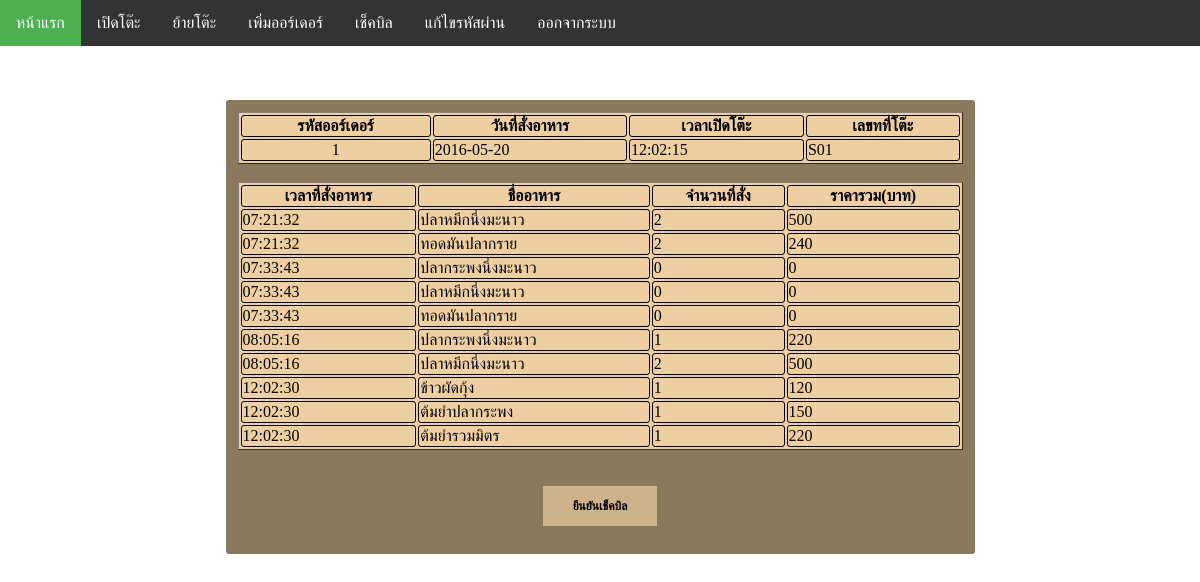
/sermmit/showbillmenu.php?orderID=1&orderDate=2016-05-20, run on the app's committed database.
### tables this page shows
CREATE TABLE `ordertype` (
  `order_id` int(5) NOT NULL,
  `order_date` date NOT NULL,
  `open_date` time NOT NULL,
  `table_id` varchar(4) NOT NULL,
  `saleq` char(1) NOT NULL,
  `suma` int(10) NOT NULL,
  `sumo` int(10) NOT NULL
);

CREATE TABLE `foodorderinpput` (
  `order_id` int(5) NOT NULL,
  `date_input` time NOT NULL,
  `date` date NOT NULL,
  `numfood` int(5) NOT NULL,
  `food_id` varchar(4) NOT NULL,
  `foodname` varchar(20) NOT NULL,
  `price_sum` int(10) NOT NULL
);

CREATE TABLE `foodmenu` (
  `food_id` int(4) NOT NULL,
  `food_name` varchar(50) NOT NULL,
  `food_price` int(11) NOT NULL,
  `type_id` int(10) NOT NULL
);

### sermmit/showbillmenu.php (the view, shortened to what this page needs)
<html>
<head>
</head>
<body>
  <ul>
	<li><a class="active" href="user_page.php">หน้าแรก</a></li>
	<li><a href="startorder.php">เปิดโต๊ะ</a></li>
	<li><a href="">ย้ายโต๊ะ</a></li>
	<li><a href="foodorder.php">เพิ่มออร์เดอร์</a></li>
	<li ><a href="showbill.php">เช็คบิล</a></li>
	 <li ><a href="edit_profile_cash.php">แก้ไขรหัสผ่าน</a></li>
	<li><a href="logout.php">ออกจากระบบ</a></li>
</ul>
<div class="container" id="section">
<form action="completeorder.php?orderID=<?php echo $_GET["orderID"];?>&orderDate=<?php echo $_GET["orderDate"];?>" name="frmEdit" method="post">
<?php
$strSQL = 'select * from ordertype Where order_id = '.$_GET['orderID'].' AND order_date = "'.$_GET['orderDate'].'"' ;
$objQuery = mysql_query($strSQL) or die ("Error Query [".$strSQL."]");
?>
<table width="600" border="1">
  <tr>
	<th> <div align="center">รหัสออร์เดอร์ </div></th>
    <th > <div align="center">วันที่สั่งอาหาร</div></th>
	<th > <div align="center">เวลาเปิดโต๊ะ</div></th>
	<th > <div align="center">เลขทที่โต๊ะ</div></th>
  </tr>
  <?php
while($objResult = mysql_fetch_array($objQuery))
{
?>
  <tr>
    <td><div align="center"><?php echo $objResult["order_id"];?></div></td>
    <td><?php echo $objResult["order_date"];?></td>
	<td><?php echo $objResult["open_date"];?></td>
	<td><?php echo $objResult["table_id"];?></td>
  </tr>
  <?php
}
?>
  </table>
<br />
<?php
$strSQL = "SELECT foodorderinpput.date_input, foodorderinpput.numfood, foodorderinpput.price_sum , foodorderinpput.food_id , foodmenu.food_name
FROM foodorderinpput INNER JOIN foodmenu ON foodorderinpput.food_id=foodmenu.food_id WHERE order_id = '".$_GET["orderID"]."'";
$objQuery = mysql_query($strSQL) or die ("Error Query [".$strSQL."]");
?>
<table width="600" border="1">
  <tr>
    <th > <div align="center">เวลาที่สั่งอาหาร</div></th>
    <th > <div align="center">ชื่ออาหาร</div></th>
	<th > <div align="center">จำนวนที่สั่ง</div></th>
	<th > <div align="center">ราคารวม(บาท)</div></th>
  </tr>
  <?php
while($objResult = mysql_fetch_array($objQuery))
{
?>
  <tr>
    <td><?php echo $objResult["date_input"];?></td>
      <td><?php echo $objResult["food_name"];?></td>
	<td><?php echo $objResult["numfood"];?></td>
	<td><?php echo $objResult["price_sum"];?></td>
  </tr>
  <?php
}
?>
  </table>
  <br />
  <br />
  <input type="submit" name="submit" value="ยืนยันเช็คบิล">
  </form>
  </div>
</body>
</html>

### sermmit/showbillmenu.php (style rules this page uses)
#section { width: 725px; float:center; padding:10px; text-align:center; margin-buttom: 0px; margin-left: auto; margin-right: auto; }
.container { margin: 100px auto; margin-left: auto; margin-right:auto; background: #8B795E; border: 2px solid #8B795E; -webkit-border-radius: 3px; -moz-border-radius: 3px; border-radius: 3px; color: #fff; }
input[type=submit] ,input[type=button] { padding: 0 30px; height: 40px; font-size: 12px; font-weight: bold; color: #000; background: #CDB38B; border: 1px #CCC; outline: 0; }
body { margin: 0; }
ul { list-style-type: none; margin: 0; padding: 0; overflow: hidden; background-color: #333; position: fixed; top: 0; width: 100%; left: 0; }
li { float: left; }
li a { display: block; color: white; text-align: center; padding: 14px 16px; text-decoration: none; }
.active { background-color: #4CAF50; }
table { background: #EECFA1; width: 100%; }
table tr td { border: 1px solid ; -webkit-border-radius: 3px; -moz-border-radius: 3px; border-radius: 3px; }
table th { border: 1px solid ; -webkit-border-radius: 3px; -moz-border-radius: 3px; border-radius: 3px; }

### data on the page
ordertype: order_id "1", order_date "2016-05-20", open_date "12:02:15", table "S01"
foodorderinpput: date_input "07:21:32", food.food_name "ปลาหมึกนึ่งมะนาว", numfood "2", price_sum "500"
foodorderinpput: date_input "07:21:32", food.food_name "ทอดมันปลากราย", numfood "2", price_sum "240"
foodorderinpput: date_input "07:33:43", food.food_name "ปลากระพงนึ่งมะนาว", numfood "0", price_sum "0"
foodorderinpput: date_input "07:33:43", food.food_name "ปลาหมึกนึ่งมะนาว", numfood "0", price_sum "0"
foodorderinpput: date_input "07:33:43", food.food_name "ทอดมันปลากราย", numfood "0", price_sum "0"
foodorderinpput: date_input "08:05:16", food.food_name "ปลากระพงนึ่งมะนาว", numfood "1", price_sum "220"
foodorderinpput: date_input "08:05:16", food.food_name "ปลาหมึกนึ่งมะนาว", numfood "2", price_sum "500"
foodorderinpput: date_input "12:02:30", food.food_name "ข้าวผัดกุ้ง", numfood "1", price_sum "120"
foodorderinpput: date_input "12:02:30", food.food_name "ต้มยำปลากระพง", numfood "1", price_sum "150"
foodorderinpput: date_input "12:02:30", food.food_name "ต้มยำรวมมิตร", numfood "1", price_sum "220"
